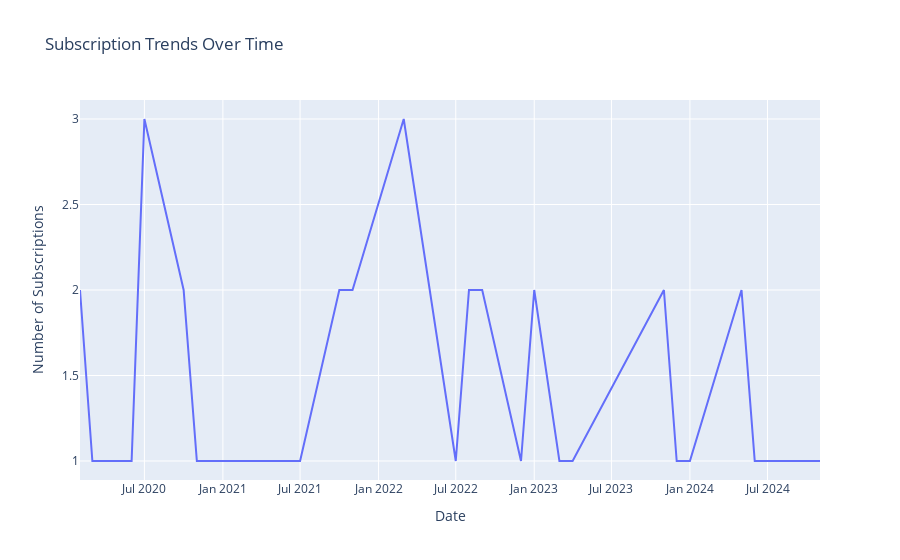

The notebook cell saved with this chart:
### Code cell
# Convert 'Subscription Date' to datetime if not already
customers_with_errors['Subscription Date'] = pd.to_datetime(customers_with_errors['Subscription Date'])

# Group by month and count subscriptions
subscription_trends = customers_with_errors.groupby(customers_with_errors['Subscription Date'].dt.to_period('M')).size().reset_index(name='Count')

# Convert period to datetime for plotting
subscription_trends['Subscription Date'] = subscription_trends['Subscription Date'].dt.to_timestamp()

# Plot
subscription_over_time = px.line(
    subscription_trends, x='Subscription Date', y='Count',
    title='Subscription Trends Over Time',
    labels={'Subscription Date': 'Date', 'Count': 'Number of Subscriptions'})

subscription_over_time.show()

### Figure 1 — Plotly figure (JSON) as saved in the notebook; plotly's stock layout.template omitted (floating-point values rounded to 4 significant figures)
{"data": [{"hovertemplate": "Date=%{x}<br>Number of Subscriptions=%{y}<extra></extra>", "legendgroup": "", "line": {"color": "#636efa", "dash": "solid"}, "marker": {"symbol": "circle"}, "mode": "lines", "name": "", "orientation": "v", "showlegend": false, "type": "scatter", "x": ["2020-02-01T00:00:00", "2020-03-01T00:00:00", "2020-06-01T00:00:00", "2020-07-01T00:00:00", "2020-10-01T00:00:00", "2020-11-01T00:00:00", "2021-03-01T00:00:00", "2021-04-01T00:00:00", "2021-05-01T00:00:00", "2021-06-01T00:00:00", "2021-07-01T00:00:00", "2021-10-01T00:00:00", "2021-11-01T00:00:00", "2022-03-01T00:00:00", "2022-07-01T00:00:00", "2022-08-01T00:00:00", "2022-09-01T00:00:00", "2022-12-01T00:00:00", "2023-01-01T00:00:00", "2023-03-01T00:00:00", "2023-04-01T00:00:00", "2023-11-01T00:00:00", "2023-12-01T00:00:00", "2024-01-01T00:00:00", "2024-05-01T00:00:00", "2024-06-01T00:00:00", "2024-11-01T00:00:00"], "xaxis": "x", "y": [2, 1, 1, 3, 2, 1, 1, 1, 1, 1, 1, 2, 2, 3, 1, 2, 2, 1, 2, 1, 1, 2, 1, 1, 2, 1, 1], "yaxis": "y"}], "layout": {"legend": {"tracegroupgap": 0}, "title": {"text": "Subscription Trends Over Time"}, "xaxis": {"anchor": "y", "domain": [0, 1], "title": {"text": "Date"}}, "yaxis": {"anchor": "x", "domain": [0, 1], "title": {"text": "Number of Subscriptions"}}}}
